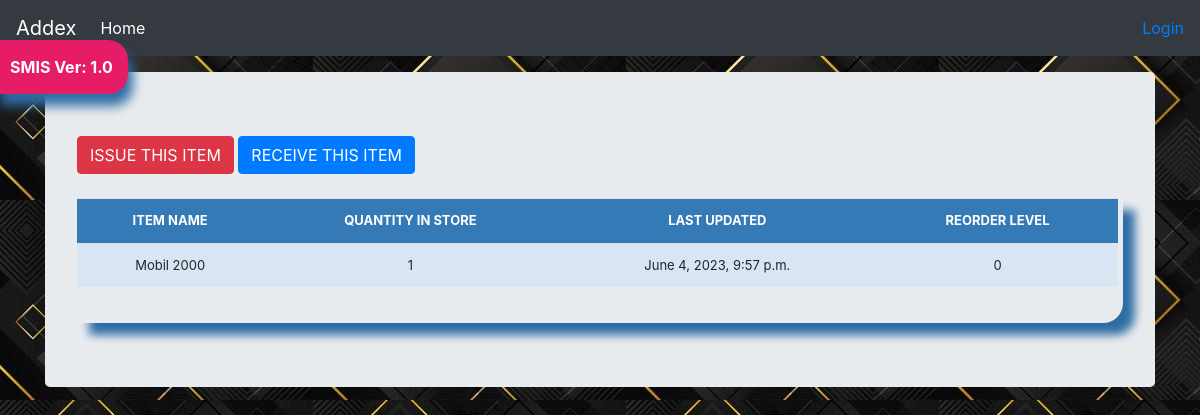
Screenshot of /stock_detail/17/ with the database file from the repository.
### Addex/models.py (models this page shows, shortened)
class Stock(models.Model):
	category = models.ForeignKey(Category, on_delete=models.CASCADE, blank=True)
	item_name = models.CharField(max_length=50, blank=True, null=True)
	quantity = models.IntegerField(default='0', blank=False, null=True)
	receive_quantity = models.IntegerField(default='0', blank=True, null=True)
	receive_by = models.CharField(max_length=50, blank=True, null=True)
	issue_quantity = models.IntegerField(default='0', blank=True, null=True)
	issue_by = models.CharField(max_length=50, blank=True, null=True)
	issue_to = models.CharField(max_length=50, blank=True, null=True)
	phone_number = models.CharField(max_length=50, blank=True, null=True)
	created_by = models.CharField(max_length=50, blank=True, null=True)
	reorder_level = models.IntegerField(default='0', blank=True, null=True)
	last_updated = models.DateTimeField(auto_now_add=False, auto_now=True)
	timestamp = models.DateTimeField(auto_now_add=True, auto_now=False)

### Addex/views.py (the view)
# urls.py: path('stock_detail/<str:pk>/', views.stock_detail, name="stock_detail"),
def stock_detail(request, pk):
	queryset = Stock.objects.get(id=pk)
	context = {
		"queryset": queryset,
	}
	return render(request, "stock_detail.html", context)

### Addex/templates/stock_detail.html (shortened to what this page needs)
{% load static %}
{% load crispy_forms_tags %}
<!DOCTYPE html>
<html lang="en">
  <head>
<link href="{% static 'css/stylesheet.css' %}" rel="stylesheet">
<link href="{% static 'css/bootstrap.min.css' %}" rel="stylesheet">
    <link href="{% static 'css/navbar-top-fixed.css' %}"" rel="stylesheet">
  </head>
  <body>
     {% include 'navbar.html' %}
<main role="main" class="container">
  <div class="jumbotron">
    <a href="{% url 'issue_items' queryset.id %}"><div class='btn btn-danger'>ISSUE THIS ITEM</div></a>
    <a href="{% url 'receive_items' queryset.id %}"><div class='btn btn-primary'>RECEIVE THIS ITEM</div></a>
        <br><br>
        <div class="display_table">
          <table class='table'>
                  <tr>
                    <th>ITEM NAME</th>
                    <th>QUANTITY IN STORE</th>
                    <th>LAST UPDATED</th>
                    <th>REORDER LEVEL</th>
                  </tr>
                  <tr>
                    <td>{{queryset.item_name}}</td>
                    <td>{{queryset.quantity}}</td>
                    <td>{{queryset.last_updated}}</td>
                    <td>{{queryset.reorder_level}}</td>
                  </tr>
          </table>
        </div>
  </div>
</main>
      </body>
</html>

### Addex/static/css/stylesheet.css (style rules this page uses)
body { background-color: #ff6347; background-image: url("../img/bgi.jpeg"); }
.table { font-size: 13px; text-align: center; width: 95%; margin: auto; }
.table tr:nth-child(odd) { background: #B8CAE4 }
.table tr:nth-child(even) { background: #dae5f4 }
th { background-color: #337ab7; color: white; }
.display_table { border-bottom-right-radius: 20px; padding-right: 5px; padding-bottom: 20px; box-shadow: 12px 12px 10px #2e6da4; }

### Addex/static/css/navbar-top-fixed.css (style rules this page uses)
body { min-height: 75rem; padding-top: 4.5rem; }

### rows the page displays
Stock: item_name "Mobil 2000", quantity "1", last_updated "June 4, 2023, 9:57 p.m.", reorder_level "0"
